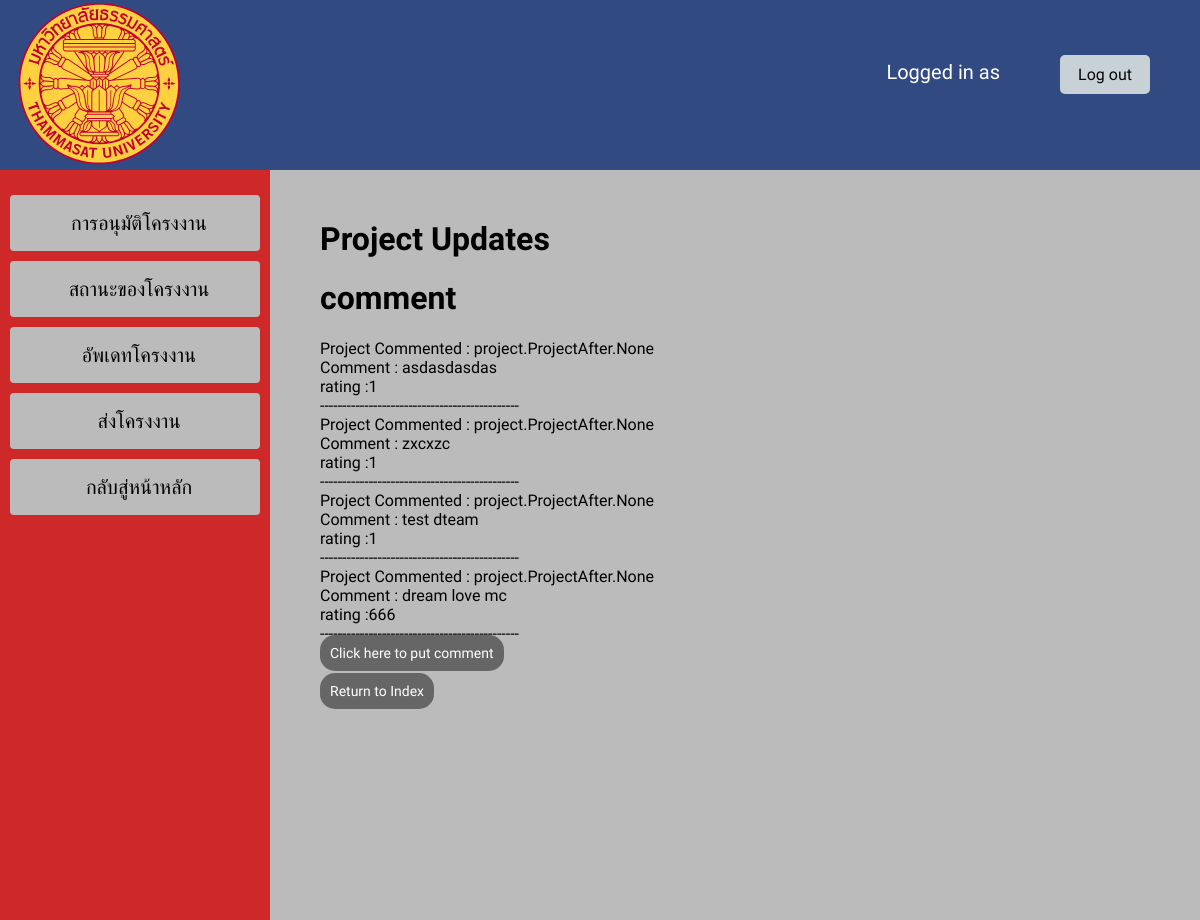
/update, run on an earlier commit of the app's database.
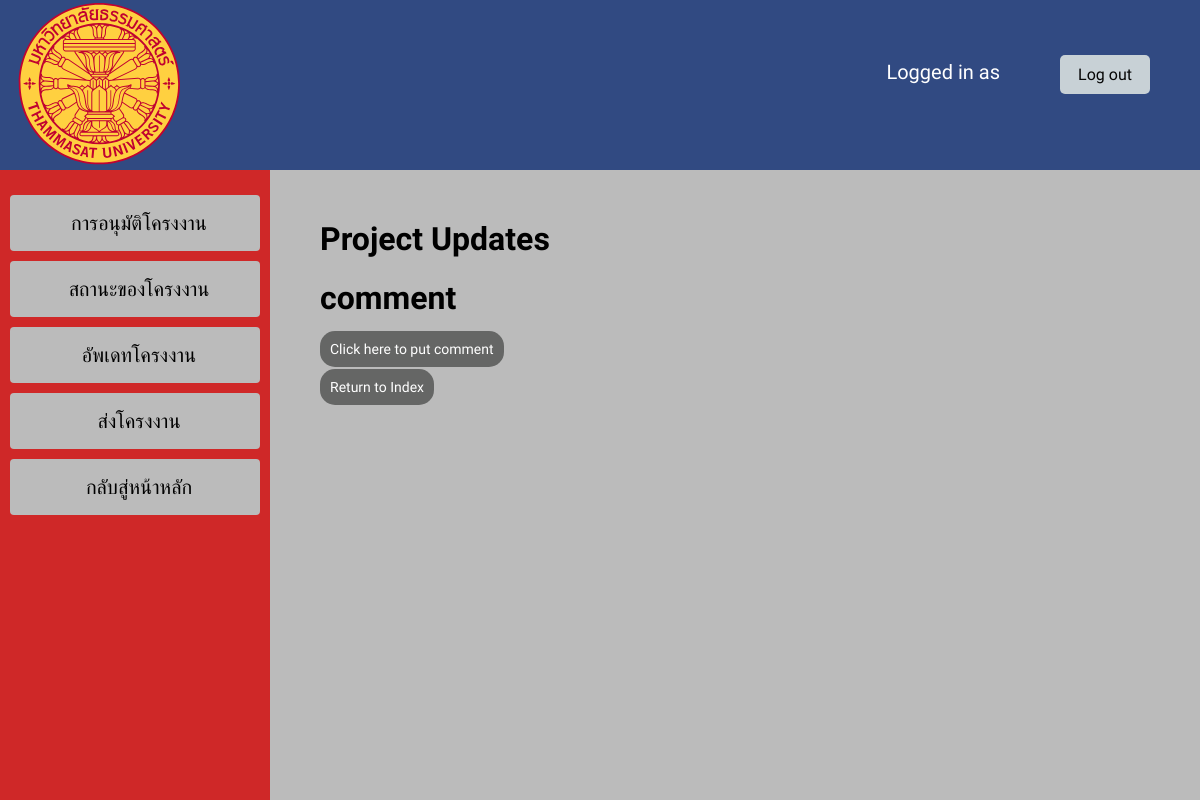
And on a later commit of the database.
### project/models.py (models this page shows)
class Comment (models.Model):
    projectcommented = models.ManyToManyField(ProjectAfter, blank=True, related_name="projectcommented")
    comment_text = models.CharField(max_length=300)
    rating = models.IntegerField(default=0)

### users/views.py (the view)
# urls.py: path('update', views.update, name='update'),
def update(request):
    return render(request, '../templates/users/projectupdate.html',{"comment": Comment.objects.all()})

### users/templates/users/projectupdate.html (shortened to what this page needs)
{% extends "users/layout.html" %}
{% block body %}
<body style="background-color:#bbbbbb;">
    <div style="margin:220px 50px">
        <h1> Project Updates </h1>
            <h1>comment</h1>
            {% for i in comment %}
                    Project Commented : {{ i.projectcommented }}<br>
                    Comment : {{ i.comment_text }}<br>
                    rating :{{ i.rating }}<br>
                    ---------------------------------------------<br>
            {% endfor %}
            <a href="{% url 'project:comment_project' %}" class="button" >Click here to put comment</a><br><br>
        <a href="{% url 'users:index' %}" class="button">Return to Index</a>
    </div>
</body>
{% endblock %}

What changed in the data, as far as the page shows it:
removed Comment: projectcommented "project.ProjectAfter.None", comment_text "asdasdasdas", rating "1"
removed Comment: projectcommented "project.ProjectAfter.None", comment_text "zxcxzc", rating "1"
removed Comment: projectcommented "project.ProjectAfter.None", comment_text "test dteam", rating "1"
removed Comment: projectcommented "project.ProjectAfter.None", comment_text "dream love mc", rating "666"
